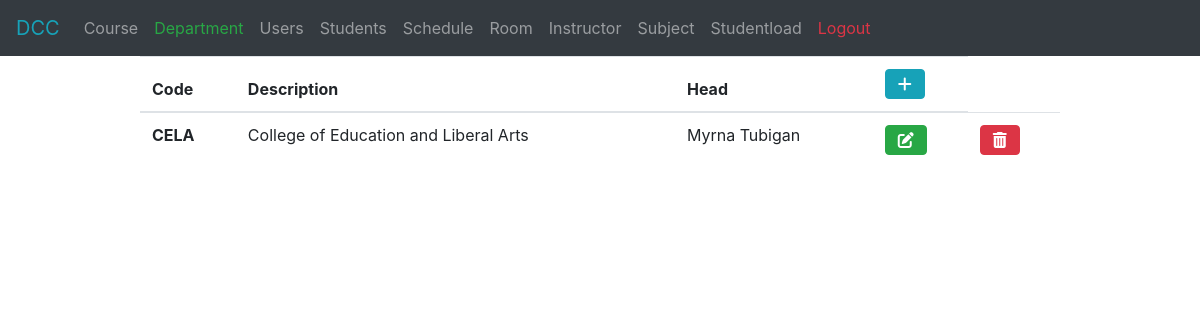
/pages/department.php (signed in), run on the app's committed database.
### tables this page shows
CREATE TABLE `department` (
  `id` int(11) NOT NULL AUTO_INCREMENT,
  `code` varchar(50) NOT NULL,
  `description` varchar(45) DEFAULT NULL,
  `head` varchar(45) DEFAULT NULL,
  PRIMARY KEY (`id`)
);

### pages/department.php (the view, shortened to what this page needs)
<?php
	include '../components/navigation.php';
	include '../styles.php';
	include '../db.php';
	?>
<html>
	<head>
	</head>
	<body>
		<div class="container">
			<div class="row">
				<div class="col-sm">
				</div>
				<div class="col-sm-10">
					<table class="table">
						<thead>
							<tr>
								<th scope="col">Code</th>
								<th scope="col">Description</th>
								<th scope="col">Head</th>
								<th scope="col"><button type="button" onclick="window.location.href='./add-department.php'" class="btn btn-info"><i class="fas fa-plus"></i></button></th>
							</tr>
						</thead>
						<tbody>
							<?php
								$sql = "select * from department";
								$result = $conn->query($sql);
								if ($result->num_rows > 0) {
								    while ($row = $result->fetch_assoc()) {
								        ?>
							<tr>
								<th scope="row"><?php echo $row['code'] ?></th>
								<td><?php echo $row['description'] ?></td>
								<td><?php echo $row['head'] ?></td>
								<form action="./edit-department.php" method="post">
									<td><button type="submit" class="btn btn-success"><i class="fas fa-edit"></i></button></td>
								</form>
								<form action="../requests/delete-department.php" method="post">
									<td><button type="submit" class="btn btn-danger"><i class="fas fa-trash-alt"></i></button></td>
								</form>
								<?php }
									} ?>
						</tbody>
					</table>
				</div>
				<div class="col-sm">
				</div>
			</div>
		</div>
	</body>
</html>

### data on the page
department: code "CELA", description "College of Education and Liberal Arts", head "Myrna Tubigan"
